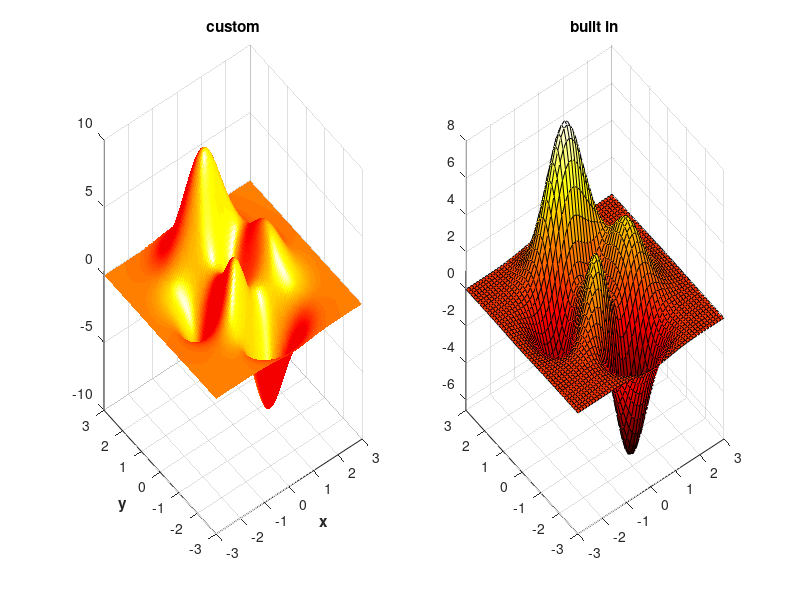

Reproduce this figure in MATLAB.
clear;
close all;
[x,y]=meshgrid(-3:.05:3,-3:.05:3);
z=peaks(x,y);
subplot(1,2,1)
surfl(x,y,z) %plots to a new figure
colormap(hot);
axis([-3 3 -3 3 -10 10]); %X,Y,Z axis limits
shading flat %remove grid lines
xlabel('{\bfx}'); %{\bf...} set labels in bold font
ylabel('{\bfy}');
title('custom');
%zlabel('{\bfpeaks built in}({\bfx,y})')
subplot(1,2,2)
xlabel('{\bfx}'); %{\bf...} set labels in bold font
ylabel('{\bfy}');
peaks
title('built in');